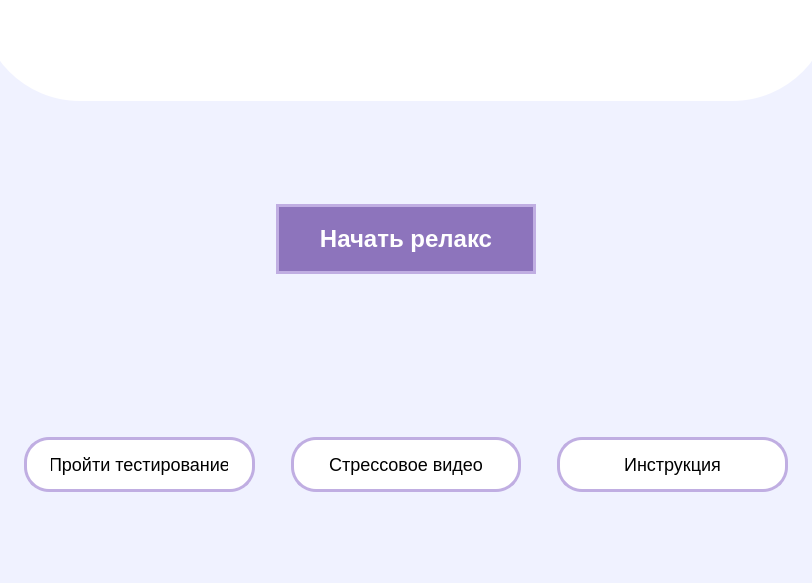
<?xml version="1.0" encoding="UTF-8"?>
<ui version="4.0">
 <class>StartupWindow</class>
 <widget class="QMainWindow" name="StartupWindow">
  <property name="geometry">
   <rect>
    <x>0</x>
    <y>0</y>
    <width>812</width>
    <height>583</height>
   </rect>
  </property>
  <property name="windowTitle">
   <string>RelaxMe - Hub</string>
  </property>
  <property name="styleSheet">
   <string notr="true">* {
  font-family: 'Circe Rounded';
  color: #444444;
  box-sizing: border-box;
}

QWidget {
  width: 100%;
  display: flex;
  justify-content: center;
  align-items: center;

  background-color: #F0F2FF;
}

QPushButton {
  padding: 14px 24px;
  border-style: solid;
  border-width: 3px;
  border-radius: 25px;
  border-color: #C0AEE2;
  background: white;
  color: black;
  font-size: 18px;
  font-weight: 400;
  margin: 15;
}

#start_btn {
  font-family: 'Circe Rounded Alt';
  padding: 18px 36px;
  border-radius: 36px;
  background: #8D74BC;
  color: #FFFFFF;
  font-size: 24px;
  font-weight: 800;
  margin: 0px 0px;
}

#instruction_back_btn{
  margin: 0px 0px;

}

QLabel {
  font-family: 'Circe';
  margin-top: 0px;
  font-size: 24px;
  font-weight: 800;
  margin-bottom: 0px;
  text-align: center;

  background: white;
}

#auth_label {
  background: None;
}

#header_frame {
  margin-top: -100px;
  border-radius: 100%;
  background: white;
  margin-right: -20;
  margin-left: -20;
  margin-bottom: 20px;
}

#question_label {
  padding: 15;
}

QTextBrowser {
  border: None;
}

QRadioButton {
  color: black;
  font-size: 18px;
  font-weight: 400;
}</string>
  </property>
  <widget class="QWidget" name="centralwidget">
   <layout class="QVBoxLayout" name="verticalLayout_5" stretch="5,19">
    <property name="spacing">
     <number>0</number>
    </property>
    <property name="leftMargin">
     <number>0</number>
    </property>
    <property name="topMargin">
     <number>0</number>
    </property>
    <property name="rightMargin">
     <number>0</number>
    </property>
    <property name="bottomMargin">
     <number>0</number>
    </property>
    <item>
     <widget class="QFrame" name="header_frame">
      <property name="minimumSize">
       <size>
        <width>0</width>
        <height>0</height>
       </size>
      </property>
      <property name="frameShape">
       <enum>QFrame::Shape::StyledPanel</enum>
      </property>
      <property name="frameShadow">
       <enum>QFrame::Shadow::Raised</enum>
      </property>
      <property name="lineWidth">
       <number>0</number>
      </property>
      <property name="midLineWidth">
       <number>0</number>
      </property>
      <layout class="QHBoxLayout" name="horizontalLayout">
       <item alignment="Qt::AlignmentFlag::AlignHCenter|Qt::AlignmentFlag::AlignVCenter">
        <widget class="QLabel" name="main_label">
         <property name="minimumSize">
          <size>
           <width>140</width>
           <height>85</height>
          </size>
         </property>
         <property name="maximumSize">
          <size>
           <width>140</width>
           <height>85</height>
          </size>
         </property>
         <property name="text">
          <string/>
         </property>
         <property name="pixmap">
          <pixmap>logo.png</pixmap>
         </property>
         <property name="scaledContents">
          <bool>true</bool>
         </property>
        </widget>
       </item>
      </layout>
     </widget>
    </item>
    <item>
     <widget class="QStackedWidget" name="content_widget">
      <property name="currentIndex">
       <number>1</number>
      </property>
      <widget class="QWidget" name="auth_page">
       <widget class="QLineEdit" name="lineEdit_2">
        <property name="geometry">
         <rect>
          <x>240</x>
          <y>160</y>
          <width>331</width>
          <height>41</height>
         </rect>
        </property>
        <property name="font">
         <font>
          <family>Circe Rounded</family>
          <pointsize>24</pointsize>
         </font>
        </property>
        <property name="text">
         <string>Логин</string>
        </property>
       </widget>
       <widget class="QLineEdit" name="lineEdit">
        <property name="geometry">
         <rect>
          <x>240</x>
          <y>230</y>
          <width>331</width>
          <height>41</height>
         </rect>
        </property>
        <property name="font">
         <font>
          <family>Circe Rounded</family>
          <pointsize>24</pointsize>
         </font>
        </property>
        <property name="text">
         <string>Пароль</string>
        </property>
       </widget>
       <widget class="QPushButton" name="pushButton_2">
        <property name="geometry">
         <rect>
          <x>310</x>
          <y>340</y>
          <width>184</width>
          <height>87</height>
         </rect>
        </property>
        <property name="text">
         <string>Продолжить</string>
        </property>
       </widget>
       <widget class="QLabel" name="auth_label">
        <property name="geometry">
         <rect>
          <x>180</x>
          <y>40</y>
          <width>441</width>
          <height>29</height>
         </rect>
        </property>
        <property name="autoFillBackground">
         <bool>false</bool>
        </property>
        <property name="text">
         <string>Аутентификация</string>
        </property>
        <property name="alignment">
         <set>Qt::AlignmentFlag::AlignCenter</set>
        </property>
       </widget>
      </widget>
      <widget class="QWidget" name="main_page">
       <layout class="QVBoxLayout" name="verticalLayout">
        <item>
         <layout class="QGridLayout" name="gridLayout">
          <item row="3" column="1" alignment="Qt::AlignmentFlag::AlignVCenter">
           <widget class="QPushButton" name="stress_video_btn">
            <property name="text">
             <string>Стрессовое видео</string>
            </property>
           </widget>
          </item>
          <item row="3" column="0" alignment="Qt::AlignmentFlag::AlignVCenter">
           <widget class="QPushButton" name="testing_btn">
            <property name="text">
             <string>Пройти тестирование</string>
            </property>
           </widget>
          </item>
          <item row="3" column="2" alignment="Qt::AlignmentFlag::AlignVCenter">
           <widget class="QPushButton" name="instruction_btn">
            <property name="text">
             <string>Инструкция</string>
            </property>
           </widget>
          </item>
          <item row="0" column="1" alignment="Qt::AlignmentFlag::AlignVCenter">
           <widget class="QPushButton" name="start_btn">
            <property name="text">
             <string>Начать релакс</string>
            </property>
           </widget>
          </item>
         </layout>
        </item>
       </layout>
      </widget>
      <widget class="QWidget" name="testing_page">
       <layout class="QVBoxLayout" name="verticalLayout_3">
        <item>
         <layout class="QVBoxLayout" name="verticalLayout_2" stretch="2,3,1">
          <item>
           <widget class="QLabel" name="question_label">
            <property name="text">
             <string>question</string>
            </property>
           </widget>
          </item>
          <item>
           <layout class="QVBoxLayout" name="verticalLayout_4">
            <property name="leftMargin">
             <number>15</number>
            </property>
            <item>
             <widget class="QRadioButton" name="radioButton">
              <property name="text">
               <string>RadioButton</string>
              </property>
             </widget>
            </item>
           </layout>
          </item>
          <item alignment="Qt::AlignmentFlag::AlignHCenter|Qt::AlignmentFlag::AlignVCenter">
           <widget class="QPushButton" name="pushButton">
            <property name="text">
             <string>Продолжить</string>
            </property>
           </widget>
          </item>
         </layout>
        </item>
       </layout>
      </widget>
      <widget class="QWidget" name="instruction_page">
       <layout class="QVBoxLayout" name="verticalLayout_6" stretch="10,1">
        <item>
         <widget class="QTextBrowser" name="textBrowser">
          <property name="html">
           <string>&lt;!DOCTYPE HTML PUBLIC &quot;-//W3C//DTD HTML 4.0//EN&quot; &quot;http://www.w3.org/TR/REC-html40/strict.dtd&quot;&gt;
&lt;html&gt;&lt;head&gt;&lt;meta name=&quot;qrichtext&quot; content=&quot;1&quot; /&gt;&lt;meta charset=&quot;utf-8&quot; /&gt;&lt;style type=&quot;text/css&quot;&gt;
p, li { white-space: pre-wrap; }
hr { height: 1px; border-width: 0; }
li.unchecked::marker { content: &quot;\2610&quot;; }
li.checked::marker { content: &quot;\2612&quot;; }
&lt;/style&gt;&lt;/head&gt;&lt;body style=&quot; font-family:'Circe Rounded'; font-size:9pt; font-weight:400; font-style:normal;&quot;&gt;
&lt;p style=&quot; margin-top:0px; margin-bottom:0px; margin-left:0px; margin-right:0px; -qt-block-indent:0; text-indent:0px;&quot;&gt;&lt;span style=&quot; font-size:14pt; font-weight:700;&quot;&gt;RelaxMe – это система для снижения уровня стресса с помощью просмотра видеозаписей, которые учитывают ваши предпочтения. &lt;/span&gt;&lt;/p&gt;
&lt;p style=&quot;-qt-paragraph-type:empty; margin-top:0px; margin-bottom:0px; margin-left:0px; margin-right:0px; -qt-block-indent:0; text-indent:0px; font-size:8pt; font-weight:700;&quot;&gt;&lt;br /&gt;&lt;/p&gt;
&lt;p style=&quot; margin-top:0px; margin-bottom:0px; margin-left:0px; margin-right:0px; -qt-block-indent:0; text-indent:0px;&quot;&gt;&lt;span style=&quot; font-size:14pt;&quot;&gt;Вы можете следить за наличием у себя стресса: для этого подключите оборудование для записи ЭЭГ.&lt;/span&gt;&lt;/p&gt;
&lt;p style=&quot;-qt-paragraph-type:empty; margin-top:0px; margin-bottom:0px; margin-left:0px; margin-right:0px; -qt-block-indent:0; text-indent:0px; font-size:8pt; font-weight:700;&quot;&gt;&lt;br /&gt;&lt;/p&gt;
&lt;p style=&quot; margin-top:0px; margin-bottom:0px; margin-left:0px; margin-right:0px; -qt-block-indent:0; text-indent:0px;&quot;&gt;&lt;span style=&quot; font-size:12pt;&quot;&gt;Рекомендуемый алгоритм использования:&lt;/span&gt;&lt;/p&gt;
&lt;p style=&quot; margin-top:0px; margin-bottom:0px; margin-left:0px; margin-right:0px; -qt-block-indent:0; text-indent:0px;&quot;&gt;&lt;span style=&quot; font-size:12pt;&quot;&gt;    &lt;/span&gt;&lt;span style=&quot; font-size:12pt; font-style:italic;&quot;&gt;1) Подключить ЭЭГ нейроинтерфейс и надеть его на себя.&lt;/span&gt;&lt;/p&gt;
&lt;p style=&quot; margin-top:0px; margin-bottom:0px; margin-left:0px; margin-right:0px; -qt-block-indent:0; text-indent:0px;&quot;&gt;&lt;span style=&quot; font-size:12pt; font-style:italic;&quot;&gt;    2) Нажать на кнопку &amp;quot;Пройти тестирование&amp;quot; , чтобы определить своё безопасное место и тип личности.&lt;/span&gt;&lt;/p&gt;
&lt;p style=&quot; margin-top:0px; margin-bottom:0px; margin-left:0px; margin-right:0px; -qt-block-indent:0; text-indent:0px;&quot;&gt;&lt;span style=&quot; font-size:12pt; font-style:italic;&quot;&gt;    3) Нажать на кнопку &amp;quot;Начать релакс&amp;quot; и выбрать в открывшемся окне наиболее понравившееся вам видео.&lt;/span&gt;&lt;/p&gt;
&lt;p style=&quot; margin-top:0px; margin-bottom:0px; margin-left:0px; margin-right:0px; -qt-block-indent:0; text-indent:0px;&quot;&gt;&lt;span style=&quot; font-size:12pt; font-style:italic;&quot;&gt;    4) Смотреть видео и расслабляться! &lt;/span&gt;&lt;/p&gt;
&lt;p style=&quot;-qt-paragraph-type:empty; margin-top:0px; margin-bottom:0px; margin-left:0px; margin-right:0px; -qt-block-indent:0; text-indent:0px; font-size:8pt; font-weight:700;&quot;&gt;&lt;br /&gt;&lt;/p&gt;
&lt;p style=&quot; margin-top:0px; margin-bottom:0px; margin-left:0px; margin-right:0px; -qt-block-indent:0; text-indent:0px;&quot;&gt;&lt;span style=&quot; font-size:12pt;&quot;&gt;Также вы можете поучаствовать в улучшении системы RelaxMe, если просмотрите стресс-видео в нейроинтерфейсе ЭЭГ. Это позволит собрать больше данных для улучшения моделей предсказания.&lt;/span&gt;&lt;/p&gt;
&lt;p style=&quot;-qt-paragraph-type:empty; margin-top:0px; margin-bottom:0px; margin-left:0px; margin-right:0px; -qt-block-indent:0; text-indent:0px; font-size:8pt; font-weight:700;&quot;&gt;&lt;br /&gt;&lt;/p&gt;
&lt;p style=&quot;-qt-paragraph-type:empty; margin-top:0px; margin-bottom:0px; margin-left:0px; margin-right:0px; -qt-block-indent:0; text-indent:0px; font-size:8pt; font-weight:700;&quot;&gt;&lt;br /&gt;&lt;/p&gt;
&lt;p style=&quot;-qt-paragraph-type:empty; margin-top:0px; margin-bottom:0px; margin-left:0px; margin-right:0px; -qt-block-indent:0; text-indent:0px;&quot;&gt;&lt;br /&gt;&lt;/p&gt;
&lt;p align=&quot;right&quot; style=&quot; margin-top:0px; margin-bottom:0px; margin-left:0px; margin-right:0px; -qt-block-indent:0; text-indent:0px;&quot;&gt;&lt;span style=&quot; font-size:10pt; font-style:italic;&quot;&gt;RelaxMe, идейный создатель и разработчик – Набатов Арсений Вадимович  &lt;/span&gt;&lt;/p&gt;&lt;/body&gt;&lt;/html&gt;</string>
          </property>
         </widget>
        </item>
        <item alignment="Qt::AlignmentFlag::AlignHCenter">
         <widget class="QPushButton" name="instruction_back_btn">
          <property name="text">
           <string>Назад</string>
          </property>
         </widget>
        </item>
       </layout>
      </widget>
     </widget>
    </item>
   </layout>
  </widget>
  <action name="open_file_action">
   <property name="text">
    <string>Открыть файл...</string>
   </property>
  </action>
  <action name="light_theme_action">
   <property name="checkable">
    <bool>true</bool>
   </property>
   <property name="enabled">
    <bool>true</bool>
   </property>
   <property name="text">
    <string>Светлая</string>
   </property>
  </action>
  <action name="dark_theme_action">
   <property name="checkable">
    <bool>true</bool>
   </property>
   <property name="checked">
    <bool>true</bool>
   </property>
   <property name="enabled">
    <bool>true</bool>
   </property>
   <property name="text">
    <string>Тёмная</string>
   </property>
  </action>
 </widget>
 <resources/>
 <connections/>
</ui>
